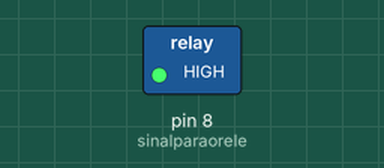
Bench run of a sketch on a simulated Arduino Uno, built with avr-gcc and run on an emulated ATmega328P. Parts: switched loads named in the sketch (green lamp = pin HIGH).

Above: at 2.5 s.
At 7.5 s:
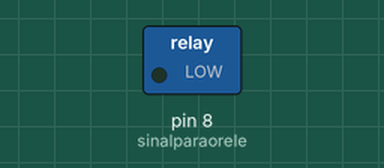
Timing chart, 0 to 13.0 s (numbered marks = the images above):
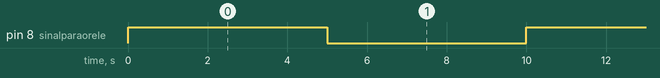

Measured:
- by itself, pin 8 (sinalparaorele): alternates HIGH for 5.0 s and LOW for 5.0 s

The sketch:

sketch_may20b.ino
```cpp
// Programa de teste do modulo rele
// Autor : Arduino e Cia

//define a porta a ser utilizada para o acionamento do rele
int sinalparaorele = 8;

void setup()
{
  //Define o pino como saida
  pinMode(sinalparaorele, OUTPUT);
}

void loop()
{
  //Aciona o rele
  digitalWrite(sinalparaorele, HIGH);
  delay(5000); //Aguarda 5 segundos
  //Desliga o rele
  digitalWrite(sinalparaorele, LOW);
  delay(5000); //Aguarda 5 segundos e reinicia o processo
}
```
